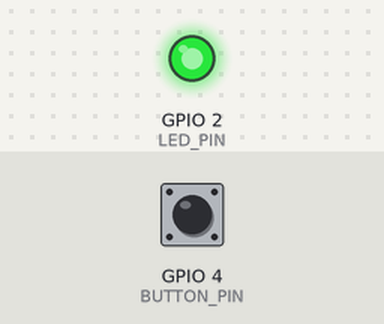
Bench run of a sketch on a simulated ESP32-S3. Shown: output pins drawn as LEDs (lit = HIGH). Dashed ring = blinking. The inputs (shaded band) are chosen by the test bench; at power-on: GPIO 4 (BUTTON_PIN) HIGH.

Above: at 1.2 s.
1.3 s: GPIO 4 (BUTTON_PIN) pulled LOW for 0.15 s
At 2.7 s:
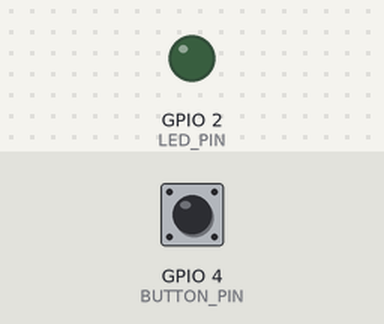
3.0 s: GPIO 4 (BUTTON_PIN) pulled LOW for 1 s
At 4.9 s:
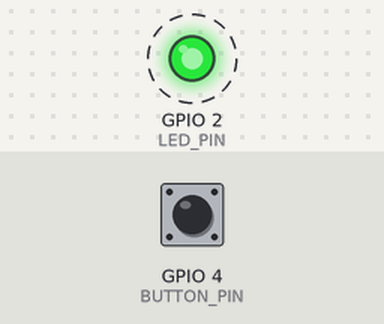
Timing chart, 0 to 13.0 s (numbered marks = the images above; inputs shaded):
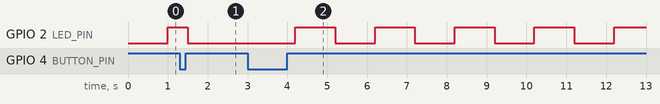

Measured:
- after the input at 1.3 s, GPIO 2 (LED_PIN): HIGH → LOW after 0.20 s instead of 0.70 s
- after the input at 3.0 s, GPIO 2 (LED_PIN): alternates HIGH for 1.0 s and LOW for 1.0 s, starting after 1.2 s

The sketch:

sketch.ino
```cpp
#define LED_PIN 2
#define BUTTON_PIN 4

bool ledEnabled = true;
unsigned long prevMillis = 0;
const long interval = 1000;
int ledState = LOW;

void setup() {
  pinMode(LED_PIN, OUTPUT);
  pinMode(BUTTON_PIN, INPUT_PULLUP); // Internal pull-up resistor
}

void loop() {
  // Check if button is pressed (LOW because of PULLUP)
  if (digitalRead(BUTTON_PIN) == LOW) {
    ledEnabled = !ledEnabled;
    delay(200); // Simple "dirty" debounce for now
  }

  if (ledEnabled) {
    unsigned long currentMillis = millis();
    if (currentMillis - prevMillis >= interval) {
      prevMillis = currentMillis;
      ledState = (ledState == LOW) ? HIGH : LOW;
      digitalWrite(LED_PIN, ledState);
    }
  } else {
    digitalWrite(LED_PIN, LOW); // Turn off if disabled
  }
}
```
